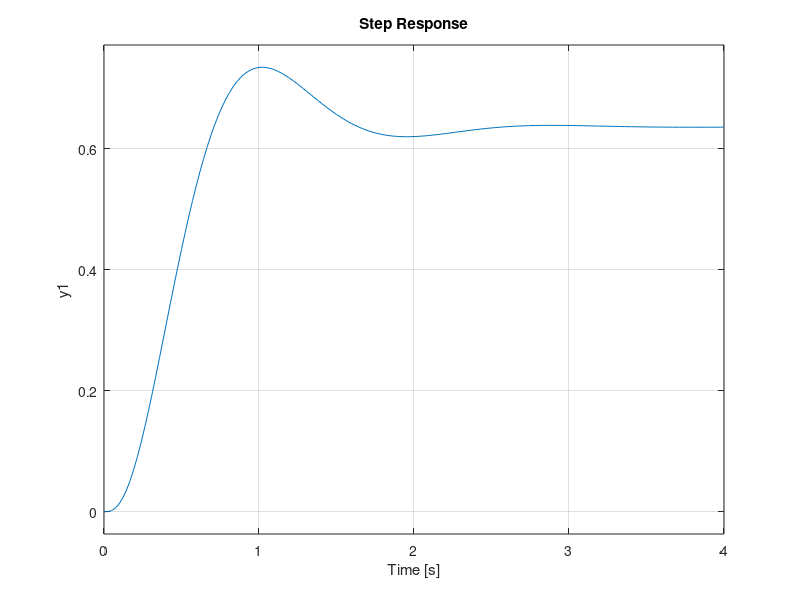

MATLAB code for this plot: (Note: this script raises an error after producing the figure.)
% ME134 HW 7

%% PI Controller
close all % close all the previous figures

% the uncompensated system
G = tf([1], [1, 17, 66, 72]); % the open loop transfer function
f1 = figure;
subplot(2, 2, 1);
rlocus(G) % plot the root locus
sgrid([0.5], []) % plot the line of zeta = 0.5

G_cl = feedback(126*G, 1); % the unitary feedback, uncompensated system
subplot(2, 2, 2);
step(G_cl); % plot of the step response of the uncompensated system
stepinfo(G_cl) % step response characterisitcs of the uncompenstated system

% PI compensated system
G_comp = tf([1, 0.1], [1, 17, 66, 72, 0]); % open loop compensated tf
subplot(2, 2, 3);
rlocus(G_comp) % root locus of the compensated closed loop system
sgrid([0.5], []) % plot the line of zeta = 0.5

G_comp_cl = feedback(125*G_comp, 1); % unitary feedback, compensated system
subplot(2, 2, 4);
step(G_comp_cl);
stepinfo(G_comp_cl)

% plotting the step response of the uncompensated and compensated closed
% loop systems superimposed
f2 = figure;
hold on;
step(G_cl);
step(G_comp_cl);

%% PD Controller
close all;

G = tf(1, [1, 30, 200, 0]); % the open loop tf
f1 = figure;
subplot(2, 2, 1);
rlocus(G) % the root locus of the closed loop tf, to find he gain at zeta
sgrid(0.456, []);
damp(G) % get the uncompensated pole locations
% controlSystemDesigner(G)

K = 1160; % the gain for zeta = 0.456
G_cl = feedback(K*G, 1);
stepinfo(G_cl) % print the step info of the uncompensated system
subplot(2, 2, 2);
step(G_cl)

% get the angle between the ol poles and the desired cl pole
positive_real = [1, 0, 0]; % +real axis, with dim of 3 for cross product
des_pole1 = [-13.03, 25.43, 0]; % vector from the 1st ol pole to desired
des_pole2 = [-13.03 + 10, 25.43, 0];
des_pole3 = [-13.03 + 20, 25.43, 0];

theta1 = atan2d(norm(cross(positive_real,des_pole1)),dot(positive_real,des_pole1));
theta2 = atan2d(norm(cross(positive_real,des_pole2)),dot(positive_real,des_pole2));
theta3 = atan2d(norm(cross(positive_real,des_pole3)),dot(positive_real,des_pole3));

sum = theta1 + theta2 + theta3; % sum of the pole angles

theta_z = sum - 180; % the angular contribution required for the compensated pole

T = tf([1, 4.4732], [1, 30, 200, 0]); % the compensated open loop tf
subplot(2, 2, 3);
rlocus(T); % root locus of the compensated system
sgrid(0.456, []);

T_cl = feedback(2150*T, 1); % the compensated, closed loop transfer function
subplot(2, 2, 4); % plotting the step response of the compensated system
step(T_cl); % print the step info of the uncompensated system
stepinfo(T_cl)

% plotting the step response of the uncompensated and compensated closed
% loop systems superimposed
f2 = figure;
hold on;
step(G_cl);
step(T_cl);

%% PID Controller
close all;

G = tf(1, conv([1 0], conv([1 6], [1, 10]))); % the uncompensated ol tf
damp_ratio = 0.456; % the desired damping ratio of the system

f1 = figure;
subplot(2, 2, 1);
rlocus(G) % plot the root locus of the uncompensated system
sgrid(damp_ratio, []);
K = 190;

G_cl = feedback(K*G, 1);
stepinfo(G_cl)
subplot(2, 2, 2);
step(G_cl)

% the real part of the location of the compensated dominant poles
uncomp_tp = 0.9968; % the uncompensated system's peak time
sigma = pi / (uncomp_tp * damp_ratio * sqrt(1 - damp_ratio^2));

% get the uncompensated pole locations
% damp(G);

% the angular contribution of the compensator's zero to the poles
% get the angle between the ol poles and the desired cl pole
positive_real = [1, 0, 0]; % +real axis, with dim of 3 for cross product
des_pole1 = [-7.766, 15.1570, 0]; % vector from the 1st ol pole to desired
des_pole2 = [-7.766 + 6, 15.1570, 0];
des_pole3 = [-7.766 + 10, 15.1570, 0];

theta1 = atan2d(norm(cross(positive_real,des_pole1)),dot(positive_real,des_pole1));
theta2 = atan2d(norm(cross(positive_real,des_pole2)),dot(positive_real,des_pole2));
theta3 = atan2d(norm(cross(positive_real,des_pole3)),dot(positive_real,des_pole3));

sum = theta1 + theta2 + theta3; % sum of the pole angles

theta_z = sum - 180; % the angular contribution required for the compensated pole

T = tf([1, 0.5720], [1, 16, 60, 0]); % the compensated open loop tf
subplot(2, 2, 3);
rlocus(T); % root locus of the compensated system
sgrid(0.456, []);

K_comp = 245; % the PD compensator's tuning gain

T_cl = feedback(K_comp*T, 1); % the compensated, closed loop transfer function
subplot(2, 2, 4); % plotting the step response of the compensated system
step(T_cl); % print the step info of the uncompensated system
stepinfo(T_cl)

% plotting the step response of the uncompensated and compensated closed
% loop systems superimposed
f2 = figure;
hold on;
step(G_cl);
step(T_cl);






